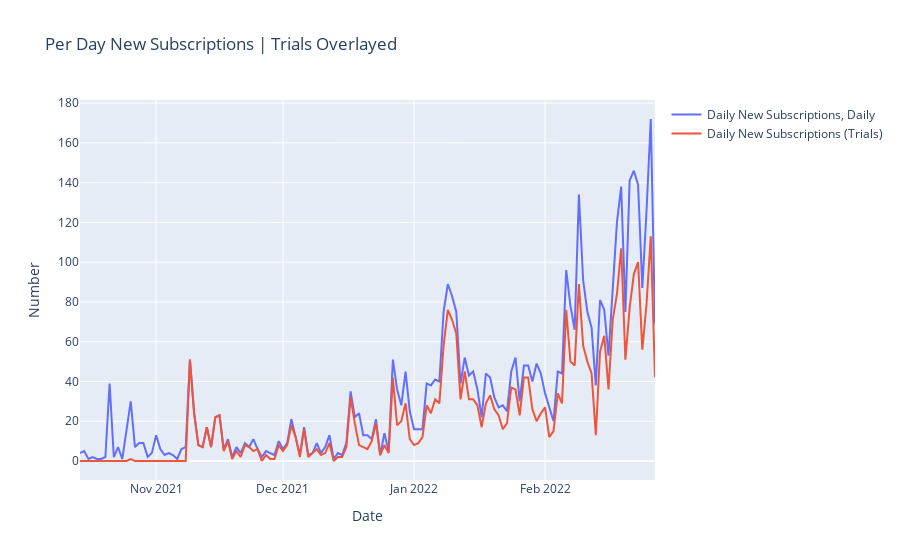

Here is the notebook cell this chart was saved with:
### Code cell
# *** LOAD DATA ***
"""
track_interest_df = pd.read_csv("track_interest.csv")
subscriptions_df = pd.read_csv("subscriptions.csv")

subscriptions_sub_df = pd.DataFrame(subscriptions_df[['id', 'stripe_id', 'paid_until', 'was_trial', 'do_not_renew', 'status']])
subscriptions_sub_df = subscriptions_sub_df.rename(columns={'id': 'subscription_id'})

track_interest_sub_df = track_interest_df[['purchased_at', 'subscription_id']].copy()
track_interest_sub_df["purchased_at"] = track_interest_sub_df["purchased_at"].astype(str)
track_interest_sub_df["purchased_at"] = track_interest_sub_df["purchased_at"].apply(cut7)
track_interest_sub_df["purchased_at"] = track_interest_sub_df["purchased_at"].apply(format_date2)

all_data_df = pd.merge(track_interest_sub_df, subscriptions_sub_df, on="subscription_id", how="outer")
all_data_df['purchased_at'].fillna(0, inplace=True)
all_data_df = all_data_df[all_data_df.purchased_at != 0]

# *** NEW SUBSCRIBERS OVER TIME *** 

new_subs_df = pd.DataFrame(all_data_df['purchased_at'])
new_subs_df = new_subs_df.rename(columns={'purchased_at': 'Date Purchased'})
new_subs_df = new_subs_df.dropna(how = 'all')
num_new_subs = new_subs_df.groupby(['Date Purchased']).size().to_frame(name = 'Number of Subscribers').reset_index()

# Add a new column, 'Number of Subscribers From Trialers'. Initialize entire column to 0, preparatory to merge.
 
num_new_subs['Number of Subscribers (Trialers)'] = 0

# **** NEW TRIALERS OVER TIME ***

new_subs_from_trial_df = all_data_df[['purchased_at', 'was_trial']].copy()
new_subs_from_trial_df = new_subs_from_trial_df.dropna()
new_subs_from_trial_df = new_subs_from_trial_df[new_subs_from_trial_df.was_trial == "t"]

# Delete the 'was_trial' column, currently holding trues-only, and build a "trues-only" frequency
# table.
  
del new_subs_from_trial_df["was_trial"]
new_subs_from_trial_df = new_subs_from_trial_df.rename(columns={'purchased_at': 'Date Purchased'})
num_new_subs_from_trial = new_subs_from_trial_df.groupby(['Date Purchased']).size().to_frame(name = 'Number of Subscribers (Trialers)').reset_index()

# *** COMBINED: NEW SUBSCRIPTIONS AND TRIALS OVER TIME ***

subscribers_over_time_trialers_overlayed = pd.merge(num_new_subs, num_new_subs_from_trial, on="Date Purchased", how="outer")

# There'll two columns with the lede, "Number of Subscribers (Trialers)..."

del subscribers_over_time_trialers_overlayed["Number of Subscribers (Trialers)_x"]
subscribers_over_time_trialers_overlayed = subscribers_over_time_trialers_overlayed.rename(columns={'Number of Subscribers (Trialers)_y': 'Number of Subscribers (Trialers)'})
subscribers_over_time_trialers_overlayed['Number of Subscribers (Trialers)'].fillna(0, inplace=True)
subscribers_over_time_trialers_overlayed["Date Purchased"] = subscribers_over_time_trialers_overlayed["Date Purchased"].apply(date_converter)

# Take out the placeholder 9999-12-31

subscribers_over_time_trialers_overlayed = subscribers_over_time_trialers_overlayed[:-1]
""""


#  Plot Data

df = subscribers_over_time_trialers_overlayed
fig = make_subplots(rows=1, cols=1, subplot_titles=(""))
fig.add_trace(go.Scatter(x=df["Date Purchased"], y=df["Number of Subscribers"], name="Daily New Subscriptions, Daily"),
                         row=1, col=1)
fig.add_trace(go.Scatter(x=df["Date Purchased"], y=df["Number of Subscribers (Trialers)"], name="Daily New Subscriptions (Trials)"), 
                         row=1, col=1)

fig.update_xaxes(title_text="Date", row=1, col=1)
fig.update_yaxes(title_text="Number", row=1, col=1)
fig.update_layout(title_text="Per Day New Subscriptions | Trials Overlayed")

fig.show()

"""
#fig.write_html('index.html', auto_open=True)
"""

### Figure 1 — Plotly figure (JSON) as saved in the notebook; plotly's stock layout.template omitted (floating-point values rounded to 4 significant figures; data arrays with more than 128 entries replaced by an {"elided": "..."} marker saying what was removed)
{"data": [{"name": "Daily New Subscriptions, Daily", "type": "scatter", "x": {"elided": "137 str values"}, "xaxis": "x", "y": {"elided": "137 int values"}, "yaxis": "y"}, {"name": "Daily New Subscriptions (Trials)", "type": "scatter", "x": {"elided": "137 str values"}, "xaxis": "x", "y": {"elided": "137 int values"}, "yaxis": "y"}], "layout": {"title": {"text": "Per Day New Subscriptions | Trials Overlayed"}, "xaxis": {"anchor": "y", "domain": [0, 1], "title": {"text": "Date"}}, "yaxis": {"anchor": "x", "domain": [0, 1], "title": {"text": "Number"}}}}
